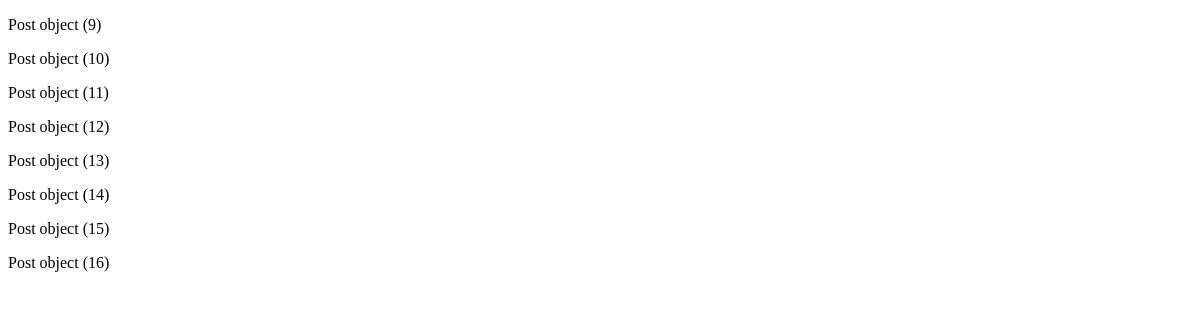
The page /cbv/ on the database as committed earlier.
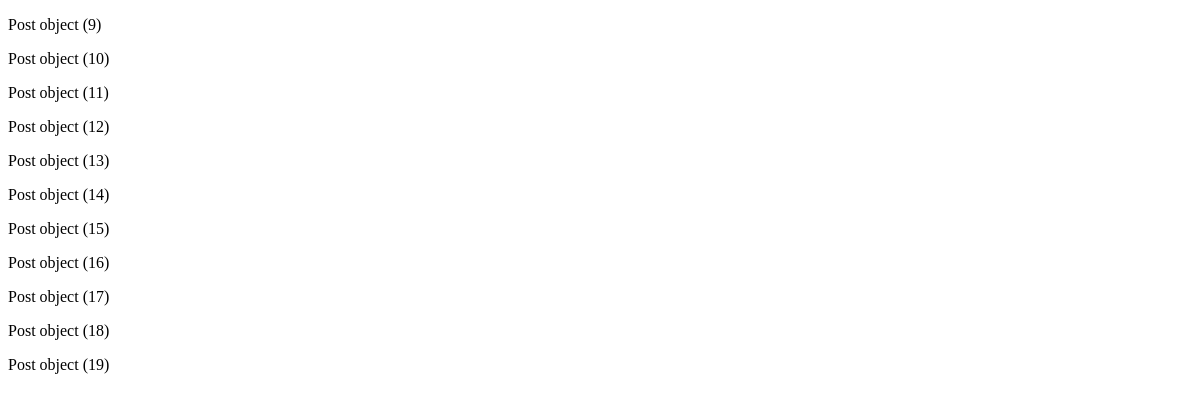
The same page on the database as committed later.
### posts/models.py (models this page shows)
class Post(models.Model):
    image = models.ImageField(verbose_name='이미지', null=True, blank=True)
    content = models.TextField(verbose_name='내용')
    created_at = models.DateTimeField(verbose_name='작성일', auto_now_add=True)
    view_count = models.IntegerField(verbose_name='조회수', default=0)
    writer = models.ForeignKey(to=User, on_delete=models.CASCADE, null=True, blank=True)

### posts/views.py (the view)
# urls.py: path('cbv/', class_view.as_view(), name='cbv'),
class class_view(ListView):
    model = Post
    template_name = 'cbv_view.html'

### posts/templates/cbv_view.html (shortened to what this page needs)
<!DOCTYPE html>
<html lang="en">
  <head>
  </head>
  <body>
    {% for object in object_list %}
        <p>{{ object }}</p>
    {% endfor %}
  </body>
</html>

Rows that differ between the two databases and show on the page:
added Post: id "Post object (17)"
added Post: id "Post object (18)"
added Post: id "Post object (19)"
